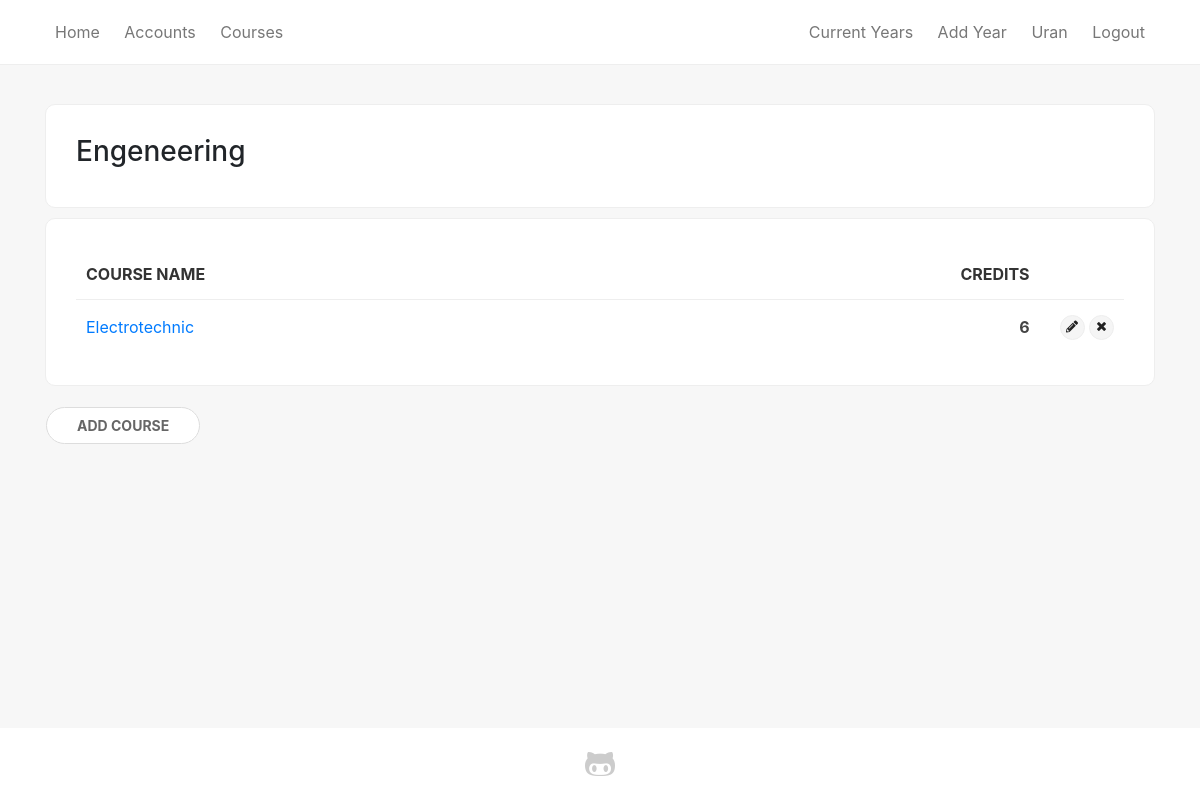
The app's page /program/3 (signed in), older data.
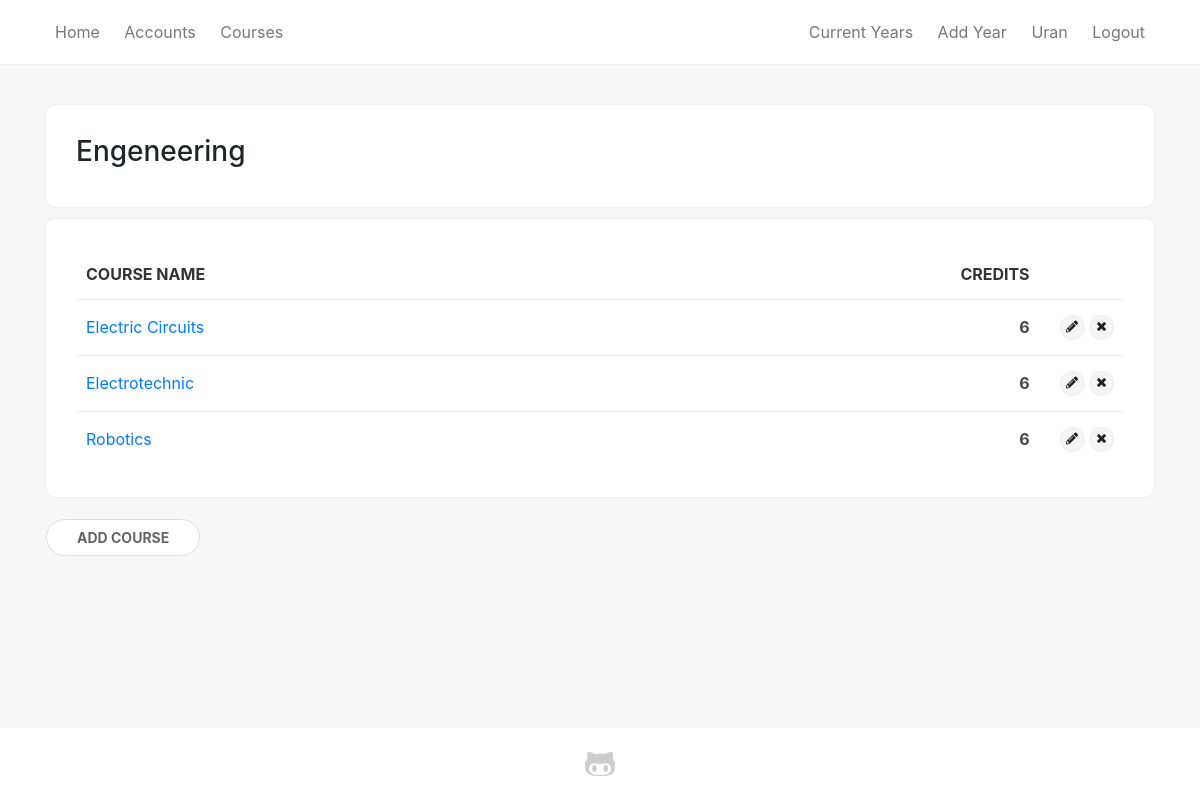
The same page, newer data.
### sems/models.py (models this page shows)
class Course(models.Model):
    name = models.CharField(max_length=200)
    summary = models.TextField(max_length=600, null=True, blank=True)
    program = models.ForeignKey(Program, on_delete=models.CASCADE)
    start_date = models.DateField()
    end_date = models.DateField()
    credits = models.IntegerField(null=True, default=0)
    def __str__(self):
        return self.name

### sems/views.py (the view)
# urls.py: path('program/<int:pk>', views.program_detail, name='program_single'),
def program_detail(request, pk):
    program = Program.objects.get(pk=pk)
    courses = Course.objects.filter(program_id=pk)
    credits = Course.objects.aggregate(Sum('credits'))
    if request.user.is_authenticated:
        return render(
            request,
            'program_single.html',
            {'program': program, 'courses': courses, 'credits': credits},
        )
    else:
        return redirect('login')

### sems/templates/program_single.html (shortened to what this page needs)
{% extends 'base_generic.html' %}
{% block content %}
<div class="container">
    <div class="no-shade card-box">
        <h3>{{ program.name }}</h3>
    </div>
    <div class="shadow-box">
        {% if courses %}
        <table>
            <thead>
                <tr>
                    <th>Course name</th>
                    <th class="text-right">Credits</th>
                    <th></th>
                </tr>
            </thead>
        {% for course in courses %}
            <tr>
                <td><a href="{% url 'course_detail' pk=course.pk %}">{{ course }}</a></td>
                <td class="text-right"><b>{{ course.credits }}</b></td>
                {% if user.is_superuser %}
                    <td style="max-width: 10px" class="text-right">
                        <a title="Edit" href="{% url 'course_edit' pk=course.pk %}" class="label sm-label"><i class="fas fa-pencil-alt"></i></a>
                        <span class="with-popup">
                            <a title="Delete" class="label sm-label"><i class="fas fa-times"></i></a>
                        </span>
                    </td>
                {% endif %}
            </tr>
        {% endfor %}
        </table>
        {% else %}
        <p class="text-center"><i class="material-icons">sentiment_dissatisfied</i><br/>No courses added</p>
        {% if user.is_superuser %}
        <p class="text-center lead">Start by <a href="{% url 'course_add' pk=program.pk %}">adding new course</a></p>
        {% endif %}
        {% endif %}
    </div>
    {% if user.is_authenticated and user.is_superuser and courses %}
    <div class="empty-box">
        <a class="btn btn-primary" href="{% url 'course_add' pk=program.pk %}">Add course</a>
    </div>
    {% endif %}
</div>
{% endblock %}

Row changes from the older to the newer data that the page shows:
now on this page (row edited): Course: name "Electric Circuits", credits "6"
added Course: name "Robotics", credits "6"
